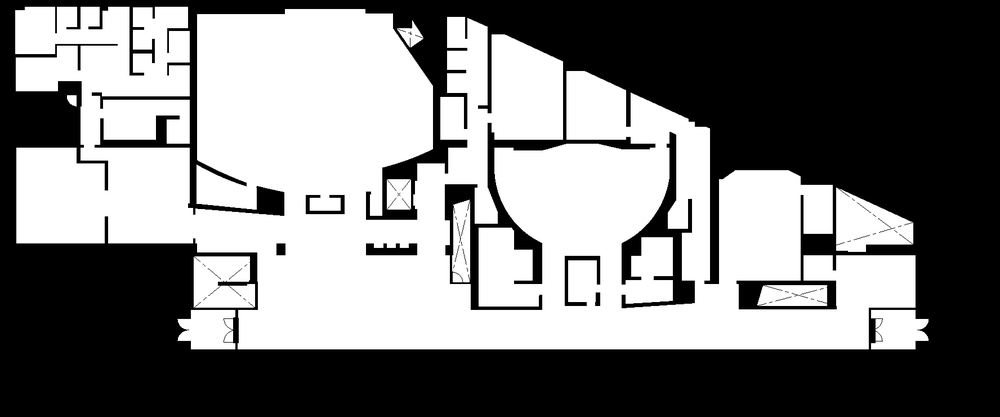
#> input picture BinaryMaps/MD_0_binary.png, 1000 x 417 px, shrunk from 1776 x 740 before the run, found by its file name
$ python viz_testing.py
#> lines starting #> are read from the running program, lines starting #| are printed output that depends on the picture
import matplotlib.pyplot as plt

import matplotlib.animation as anim

INIT_X = 500
INIT_Y = 200

FLOORPLAN = "BinaryMaps/MD_0_binary.png"


def move_robot_plot(up,down,left,right, init_inst, last_loc):

	# must close all previous figures or else the function will eat up all the
	# computer's memory
#> called with up = 0, down = 0, left = 0, right = 0, init_inst = True, last_loc = (0, 0)
	plt.close("all")

	# Calculate the reference coordinate.  If this is the first plot, then the robot
	# will start at location (INIT_X, INIT_Y).  In this case, init_inst must
	# be equal to True.
	if init_inst:
		x_start, y_start = INIT_X, INIT_Y
	else:
		x_start, y_start = last_loc

	# each iteration creates a new figure to give the illusion of movement
	plt.figure()

	# the image of the floorplan onto which the dots will be overlayed
	im = plt.imread(FLOORPLAN)  # image of the floorplan
#> im is the input picture: shape (417, 1000) float32; min 0, max 1, mean 0.489

	im1 = plt.imshow(im, cmap=plt.cm.gray, interpolation='nearest')


	# [18 lines of commented-out code are left out]

	new_x = x_start + (left + right) * 20
	new_y = y_start + (up + down) * 20

	# The robot
	# put a blue dot, size 65, but actually consists of only its coordinate (new_x, new_y):
	plt.scatter(x=[new_x], y=[new_y], c='b', s=65)

	# must have block = False in order to allow for the script to continue
	plt.show(block=False)
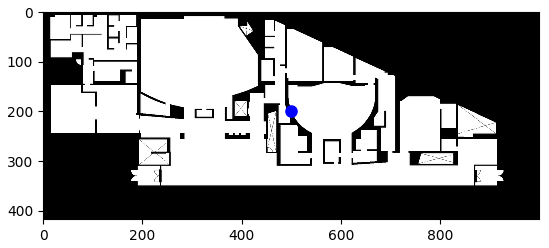
#> figure drawn by matplotlib, 1 panel


	# last location of the robot
	return (new_x, new_y)


# For testing with the terminal:
if __name__ == '__main__':

	last_loc = move_robot_plot(0,0,0,0,True,(0,0))
	# ConvBinMap.map_to_binary_image()
	while True:
#> (the run stopped early here; a loop or call above may not have finished)
